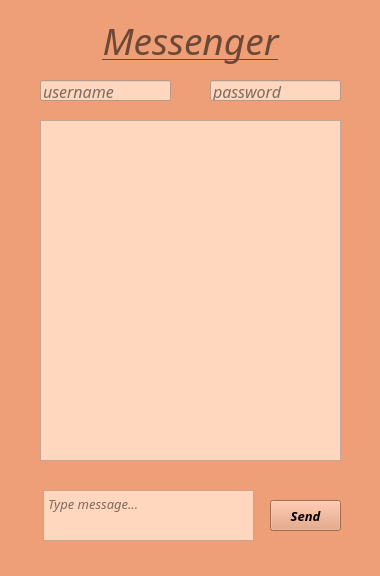
<?xml version="1.0" encoding="UTF-8"?>
<ui version="4.0">
 <class>MainWindow</class>
 <widget class="QMainWindow" name="MainWindow">
  <property name="geometry">
   <rect>
    <x>0</x>
    <y>0</y>
    <width>380</width>
    <height>576</height>
   </rect>
  </property>
  <property name="font">
   <font>
    <pointsize>20</pointsize>
   </font>
  </property>
  <property name="windowTitle">
   <string>Messenger</string>
  </property>
  <property name="styleSheet">
   <string notr="true">background-color: rgb(239, 159, 119);
</string>
  </property>
  <widget class="QWidget" name="centralwidget">
   <widget class="QPushButton" name="pushButton">
    <property name="geometry">
     <rect>
      <x>270</x>
      <y>500</y>
      <width>71</width>
      <height>31</height>
     </rect>
    </property>
    <property name="font">
     <font>
      <family>CentSchbkCyrill BT</family>
      <pointsize>10</pointsize>
      <weight>75</weight>
      <italic>true</italic>
      <bold>true</bold>
     </font>
    </property>
    <property name="styleSheet">
     <string notr="true">background-color: rgb(230, 153, 114);
</string>
    </property>
    <property name="text">
     <string>Send</string>
    </property>
   </widget>
   <widget class="QLabel" name="label">
    <property name="geometry">
     <rect>
      <x>90</x>
      <y>10</y>
      <width>201</width>
      <height>61</height>
     </rect>
    </property>
    <property name="font">
     <font>
      <family>CentSchbkCyrill BT</family>
      <pointsize>28</pointsize>
      <italic>true</italic>
      <underline>true</underline>
     </font>
    </property>
    <property name="styleSheet">
     <string notr="true"/>
    </property>
    <property name="text">
     <string>&lt;html&gt;&lt;head/&gt;&lt;body&gt;&lt;p align=&quot;center&quot;&gt;&lt;span style=&quot; color:#6c4836;&quot;&gt;Messenger&lt;/span&gt;&lt;/p&gt;&lt;/body&gt;&lt;/html&gt;</string>
    </property>
   </widget>
   <widget class="QTextBrowser" name="textBrowser">
    <property name="geometry">
     <rect>
      <x>40</x>
      <y>120</y>
      <width>301</width>
      <height>341</height>
     </rect>
    </property>
    <property name="styleSheet">
     <string notr="true">background-color: rgb(255, 214, 190);</string>
    </property>
   </widget>
   <widget class="QLineEdit" name="lineEdit">
    <property name="geometry">
     <rect>
      <x>40</x>
      <y>80</y>
      <width>131</width>
      <height>21</height>
     </rect>
    </property>
    <property name="font">
     <font>
      <family>CentSchbkCyrill BT</family>
      <pointsize>12</pointsize>
      <italic>true</italic>
     </font>
    </property>
    <property name="toolTip">
     <string>&lt;html&gt;&lt;head/&gt;&lt;body&gt;&lt;p&gt;&lt;br/&gt;&lt;/p&gt;&lt;/body&gt;&lt;/html&gt;</string>
    </property>
    <property name="whatsThis">
     <string>&lt;html&gt;&lt;head/&gt;&lt;body&gt;&lt;p&gt;&lt;br/&gt;&lt;/p&gt;&lt;/body&gt;&lt;/html&gt;</string>
    </property>
    <property name="styleSheet">
     <string notr="true">background-color: rgb(255, 214, 190);</string>
    </property>
    <property name="text">
     <string/>
    </property>
    <property name="placeholderText">
     <string>username</string>
    </property>
   </widget>
   <widget class="QLineEdit" name="lineEdit_2">
    <property name="geometry">
     <rect>
      <x>210</x>
      <y>80</y>
      <width>131</width>
      <height>21</height>
     </rect>
    </property>
    <property name="font">
     <font>
      <family>CentSchbkCyrill BT</family>
      <pointsize>12</pointsize>
      <italic>true</italic>
     </font>
    </property>
    <property name="styleSheet">
     <string notr="true">background-color: rgb(255, 214, 190);</string>
    </property>
    <property name="text">
     <string/>
    </property>
    <property name="placeholderText">
     <string>password</string>
    </property>
   </widget>
   <widget class="QTextEdit" name="textEdit">
    <property name="geometry">
     <rect>
      <x>43</x>
      <y>490</y>
      <width>211</width>
      <height>51</height>
     </rect>
    </property>
    <property name="font">
     <font>
      <family>CentSchbkCyrill BT</family>
      <pointsize>10</pointsize>
      <italic>true</italic>
     </font>
    </property>
    <property name="styleSheet">
     <string notr="true">background-color: rgb(255, 214, 190);</string>
    </property>
    <property name="placeholderText">
     <string>Type message...</string>
    </property>
   </widget>
  </widget>
 </widget>
 <resources/>
 <connections/>
</ui>
